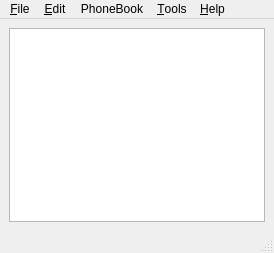
<?xml version="1.0" encoding="UTF-8"?>
<ui version="4.0">
 <class>DesktopMainWindow</class>
 <widget class="QMainWindow" name="DesktopMainWindow">
  <property name="geometry">
   <rect>
    <x>0</x>
    <y>0</y>
    <width>274</width>
    <height>253</height>
   </rect>
  </property>
  <property name="windowTitle">
   <string>DesktopMainWindow</string>
  </property>
  <widget class="QWidget" name="centralwidget">
   <layout class="QGridLayout" name="gridLayout">
    <item row="0" column="0">
     <widget class="QTableWidget" name="tableWidget">
      <property name="sortingEnabled">
       <bool>true</bool>
      </property>
     </widget>
    </item>
   </layout>
  </widget>
  <widget class="QMenuBar" name="menubar">
   <property name="geometry">
    <rect>
     <x>0</x>
     <y>0</y>
     <width>274</width>
     <height>21</height>
    </rect>
   </property>
   <widget class="QMenu" name="menu_File">
    <property name="title">
     <string>&amp;File</string>
    </property>
    <addaction name="actionNew"/>
    <addaction name="actionOpen"/>
    <addaction name="actionSave"/>
    <addaction name="actionSaveAs"/>
    <addaction name="separator"/>
    <addaction name="separator"/>
    <addaction name="actionExit"/>
   </widget>
   <widget class="QMenu" name="menu_Edit">
    <property name="title">
     <string>&amp;Edit</string>
    </property>
    <widget class="QMenu" name="menu_Select">
     <property name="title">
      <string>&amp;Select</string>
     </property>
     <addaction name="actionRow"/>
     <addaction name="actionColumn"/>
     <addaction name="actionAll"/>
    </widget>
    <addaction name="actionCut"/>
    <addaction name="actionCopy"/>
    <addaction name="actionPaste"/>
    <addaction name="actionDelete"/>
    <addaction name="menu_Select"/>
    <addaction name="separator"/>
    <addaction name="actionFind"/>
    <addaction name="actionGotoCell"/>
   </widget>
   <widget class="QMenu" name="menu_Tools">
    <property name="title">
     <string>&amp;Tools</string>
    </property>
    <addaction name="actionRecalculate"/>
    <addaction name="actionSort"/>
   </widget>
   <widget class="QMenu" name="menu_Help">
    <property name="title">
     <string>&amp;Help</string>
    </property>
    <addaction name="actionAbout"/>
   </widget>
   <widget class="QMenu" name="menuPhoneBook">
    <property name="title">
     <string>PhoneBook</string>
    </property>
    <addaction name="actionAdd_Item"/>
    <addaction name="actionDelete_Item"/>
   </widget>
   <addaction name="menu_File"/>
   <addaction name="menu_Edit"/>
   <addaction name="menuPhoneBook"/>
   <addaction name="menu_Tools"/>
   <addaction name="menu_Help"/>
  </widget>
  <widget class="QStatusBar" name="statusbar"/>
  <action name="actionNew">
   <property name="text">
    <string>&amp;New</string>
   </property>
   <property name="shortcut">
    <string>Ctrl+N</string>
   </property>
  </action>
  <action name="actionOpen">
   <property name="text">
    <string>&amp;Open...</string>
   </property>
   <property name="shortcut">
    <string>Ctrl+O</string>
   </property>
  </action>
  <action name="actionSave">
   <property name="text">
    <string>&amp;Save</string>
   </property>
   <property name="shortcut">
    <string>Ctrl+S</string>
   </property>
  </action>
  <action name="actionSaveAs">
   <property name="text">
    <string>&amp;Save &amp;As...</string>
   </property>
  </action>
  <action name="actionExit">
   <property name="text">
    <string>E&amp;xit</string>
   </property>
   <property name="shortcut">
    <string>Ctrl+Q</string>
   </property>
  </action>
  <action name="actionCut">
   <property name="text">
    <string>Cu&amp;t</string>
   </property>
   <property name="shortcut">
    <string>Ctrl+X</string>
   </property>
  </action>
  <action name="actionCopy">
   <property name="text">
    <string>&amp;Copy</string>
   </property>
   <property name="shortcut">
    <string>Ctrl+C</string>
   </property>
  </action>
  <action name="actionPaste">
   <property name="text">
    <string>&amp;Paste</string>
   </property>
   <property name="shortcut">
    <string>Ctrl+V</string>
   </property>
  </action>
  <action name="actionDelete">
   <property name="text">
    <string>&amp;Delete</string>
   </property>
   <property name="shortcut">
    <string>Del</string>
   </property>
  </action>
  <action name="actionFind">
   <property name="text">
    <string>&amp;Find...</string>
   </property>
   <property name="shortcut">
    <string>Ctrl+F</string>
   </property>
  </action>
  <action name="actionGotoCell">
   <property name="text">
    <string>&amp;Go to Cell</string>
   </property>
   <property name="shortcut">
    <string>Ctrl+G</string>
   </property>
  </action>
  <action name="actionRow">
   <property name="text">
    <string>&amp;Row</string>
   </property>
  </action>
  <action name="actionColumn">
   <property name="text">
    <string>&amp;Column</string>
   </property>
  </action>
  <action name="actionAll">
   <property name="text">
    <string>&amp;All</string>
   </property>
   <property name="shortcut">
    <string>Ctrl+A</string>
   </property>
  </action>
  <action name="actionRecalculate">
   <property name="text">
    <string>&amp;Recalculate</string>
   </property>
   <property name="shortcut">
    <string>F9</string>
   </property>
  </action>
  <action name="actionSort">
   <property name="text">
    <string>&amp;Sort...</string>
   </property>
  </action>
  <action name="actionAbout">
   <property name="text">
    <string>&amp;About...</string>
   </property>
  </action>
  <action name="actionAdd_Item">
   <property name="text">
    <string>Add Item...</string>
   </property>
  </action>
  <action name="actionDelete_Item">
   <property name="text">
    <string>Delete Item...</string>
   </property>
  </action>
 </widget>
 <resources/>
 <connections/>
</ui>
